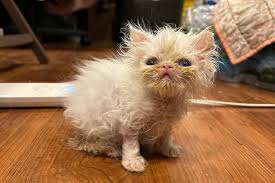
#> input picture Images/cat.jpg, 275 x 183 px, found by its file name
$ python basic.py
#> lines starting #> are read from the running program, lines starting #| are printed output that depends on the picture; after the words box and inside, x2 and y2 are one past the last pixel; in counts of white or black regions, pixels touching at a corner belong together
import cv2 as cv

img = cv.imread("OpenCV/Images/cat.jpg")
#> img is the input picture: shape (183, 275, 3); mean B, G, R 76.1, 107.9, 146.8
cv.imshow("Cat", img)

# 1. Convert to gray scale
gray = cv.cvtColor(img, cv.COLOR_RGB2GRAY)
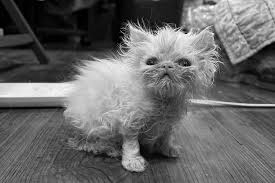
#> gray: shape (183, 275); min 0, max 253, mean 102.8
cv.imshow("Gray", gray)

# 2. Blur
blur = cv.GaussianBlur(img,(3,3), cv.BORDER_DEFAULT)
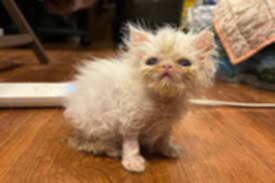
#> blur: shape (183, 275, 3); mean B, G, R 76.1, 107.9, 146.8
cv.imshow('Blur', blur)

# 3. edge cascade
canny = cv.Canny(blur, 125,175)
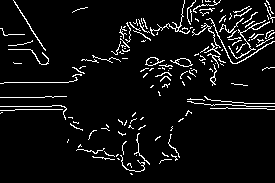
#> canny: shape (183, 275); 6.2% white in thin lines or dots
cv.imshow('canny edges', canny)

# 4. Dilating the image
dilated = cv.dilate(canny,(3,3), iterations=1)
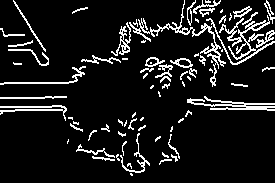
#> dilated: shape (183, 275); 10.5% white in thin lines or dots
cv.imshow("dilated", dilated)

# 5. Eroded
#> (the run stopped early here; a loop or call above may not have finished)

$ run again, with Images/dog.jpg copied over Images/cat.jpg
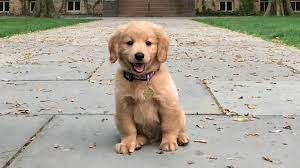
#> input picture Images/dog.jpg, 300 x 168 px, found by its file name
#> img is the input picture: shape (168, 300, 3); mean B, G, R 149.1, 162.4, 168.2
#> `canny = cv.Canny(blur, 125,175)`:
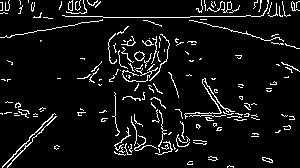
#> canny: shape (168, 300); 6.8% white in thin lines or dots
#> `dilated = cv.dilate(canny,(3,3), iterations=1)`:
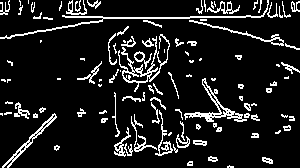
#> dilated: shape (168, 300); 11.2% white in thin lines or dots
